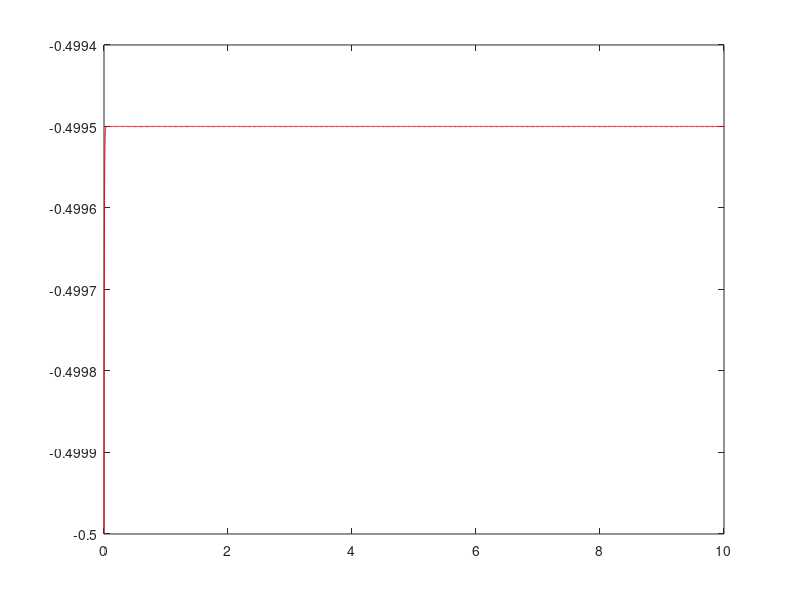
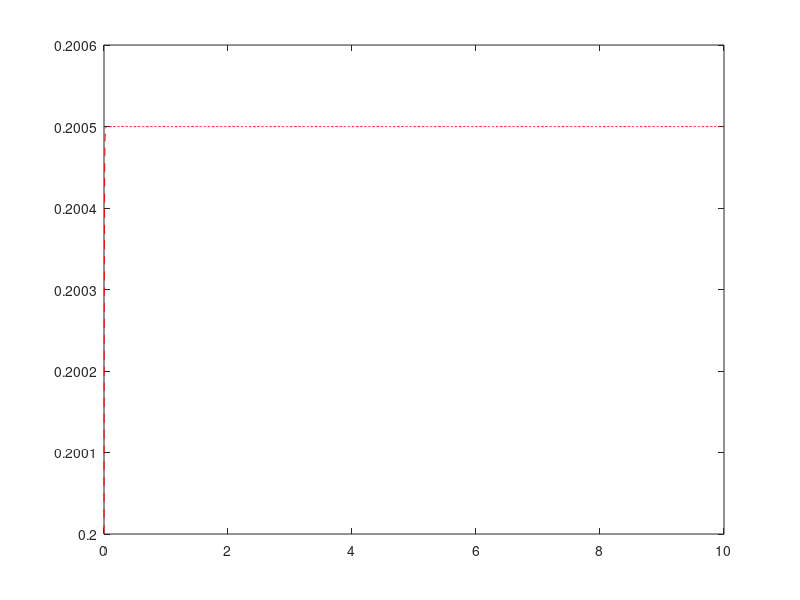
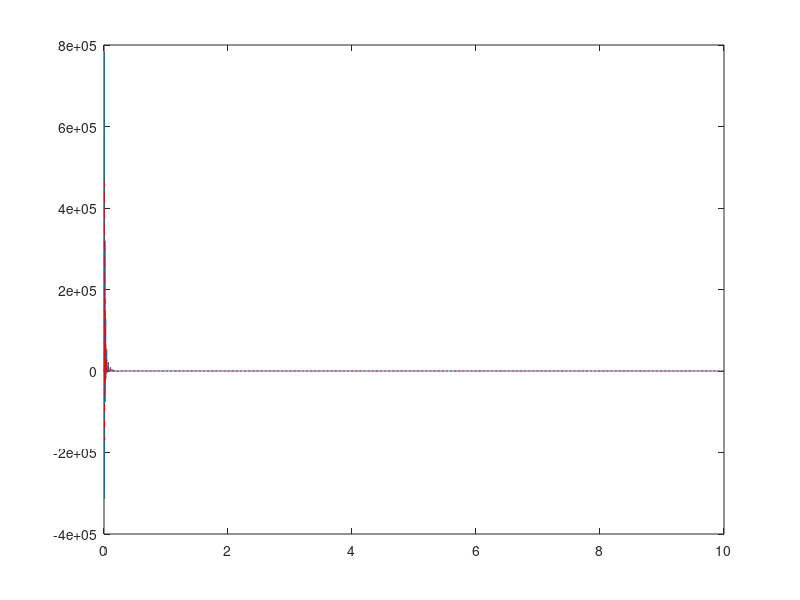

Write the MATLAB code that produced these figures, in order.
function []= Pelican()
clc
clear all;
close all;

I1=10;  I2 = 10; m1=5; r1=.5; m2=5; r2=.5; l1=1; l2=1;

a = I1+I2+m1*r1^2+ m2*(l1^2+ r2^2);
b = m2*l1*r2;
d = I2+ m2*r2^2;

x0= [-0.5,0.2,0.1,0.1]; % Initial Condition - Format:[theta1,theta2,dtheta1,dtheta2]

tf=10;

%% Solve the closed-loop system nonlinear differential equation (PlanarArmODE) via ode45
%%ode45 solves the differential equation and returns X with respect to T.
global torque
torque=[];
options = odeset('RelTol',1e-4,'AbsTol',[1e-4, 1e-4, 1e-4, 1e-4]);
[T,X] = ode45(@(t,x)planarArmODE(t,x),[0 tf],x0,options);

%% Plot Data
figure('Name','Theta_1 under PD SetPoint Control');
plot(T, X(:,1),'r-');
hold on

figure('Name','Theta_2 under PD SetPoint Control');
plot(T, X(:,2),'r--');
hold on

figure('Name','Input_PD control');
plot(T, torque(1,1:size(T,1)),'-' );
hold on
plot(T, torque(2,1:size(T,1)),'r--');

torque=[];

%% Definging Functions

    function dx = planarArmODE(t,x)
        theta_d=[0;0]; % Desired Set-Point Position
        dtheta_d=[0;0]; % Desired velocity (Derivative of theta_d)
        ddtheta_d=[0;0];
        theta= x(1:2,1);
        dtheta= x(3:4,1);
        
        
        global Mmat Cmat
        Mmat = [a+2*b*cos(x(2)), d+b*cos(x(2));  d+b*cos(x(2)), d];
        Cmat = [-b*sin(x(2))*x(4), -b*sin(x(2))*(x(3)+x(4)); b*sin(x(2))*x(3),0];
        invM = inv(Mmat);
        invMC = invM*Cmat;
        
        %tau = PDControl(theta_d,dtheta_d,ddtheta_d,theta,dtheta);
        tau = InverseDynamics(theta_d,dtheta_d,ddtheta_d,theta,dtheta);
        
        torque =[torque, tau];
        dx=zeros(4,1);
        dx(1) = x(3); %dtheta1
        dx(2) = x(4); %dtheta2
        dx(3:4) = -invMC* x(3:4) +invM*tau; % because ddot theta = -M^{-1}(C \dot Theta) + M^{-1} tau
    end


 function tau = PDControl(theta_d,dtheta_d,ddtheta_d,theta,dtheta)
        Kp=100*eye(2);
        Kv=100*eye(2);
        e=theta_d-theta; % position error
        de = dtheta_d - dtheta; % velocity error
        tau = Kp*e + Kv*de;
 end


function tau =InverseDynamics(theta_d, dtheta_d, ddtheta_d,theta,dtheta)
    global Mmat Cmat
    Kp=100*eye(2);
    Kv=100*eye(2);
    e=theta_d - dtheta;
    de=dtheta_d-dtheta;
    tau = Mmat * (Kp*e + Kv*de)+ Cmat*dtheta + Mmat *ddtheta_d;

end
    
disp('Finish.');

end
